Frame 1 (no input): blank canvas, image omitted
Frame 60 (the mouse pressed at the canvas centre just before this capture): blank canvas, image omitted
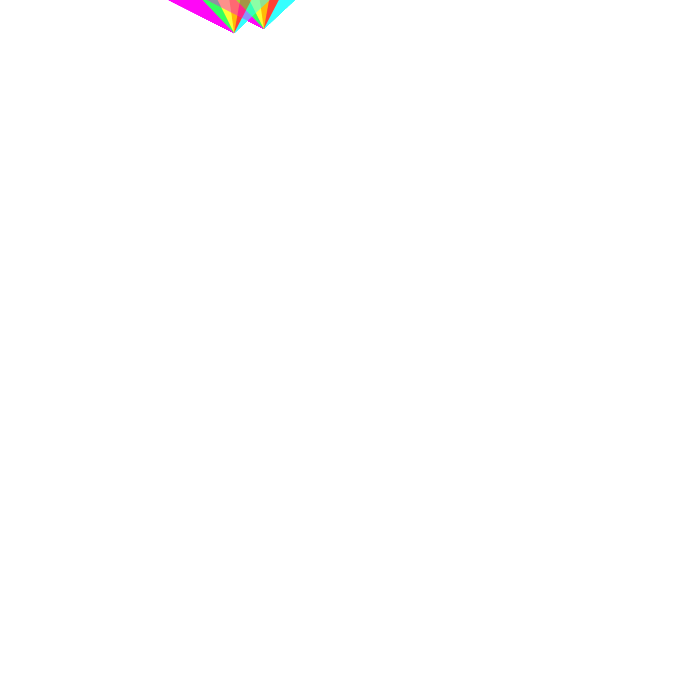
Frame 120 (the mouse held since frame 60 and released just before this capture)

The Processing sketch whose frames 1 and 60 were blank and that drew this single picture after the mouse press (run headless with seeded random() and noise(); from frame 60 on, the mouse is pressed at the canvas centre):

// Processing sketch: processing_86623
// ── processing_86623.pde

void setup()
{
// taille
size(700,700);
background(255);
}
 
void draw()
{
 
// Toujours centrer
// translate(width/2, height/2);
 
if (mousePressed) {
// option de tourner sur soi meme la forme
 
pushMatrix();
noStroke();

translate(mouseX,mouseY);
rotate(3);
pushMatrix();
translate(-40, 300);

fill(255, 184, 3, 50);
triangle(40, 150, 80, 120, 80, 30); // Orange

fill(251, 255, 52, 50);
triangle(80, 30, 120, 150, 80, 120); // Jaune

// Extensions - droit
fill(52, 255, 90, 50);
triangle(80, 30, 120, 150, 130, 100); // Vert
fill(255, 3, 243, 50);
triangle(80, 30, 130, 100, 180, 100); // Violet

// Extensions - gauche
fill(255, 62, 52, 50);
triangle(80, 30, 40, 150, 30, 100); // Rouge
fill(52, 255, 253, 50);
triangle(80, 30, 30, 100, -20, 100); // Bleu
popMatrix();

//Répétition
pushMatrix();
translate(-10, 300);

fill(255, 184, 3, 50);
triangle(40, 150, 80, 120, 80, 30); // Orange

fill(251, 255, 52, 50);
triangle(80, 30, 120, 150, 80, 120); // Jaune

// Extensions - droit
fill(52, 255, 90, 50);
triangle(80, 30, 120, 150, 130, 100); // Vert
fill(255, 3, 243, 50);
triangle(80, 30, 130, 100, 180, 100); // Violet

// Extensions - gauche
fill(255, 62, 52, 50);
triangle(80, 30, 40, 150, 30, 100); // Rouge
fill(52, 255, 253, 50);
triangle(80, 30, 30, 100, -20, 100); // Bleu
popMatrix();

 
popMatrix();
 
}
}
